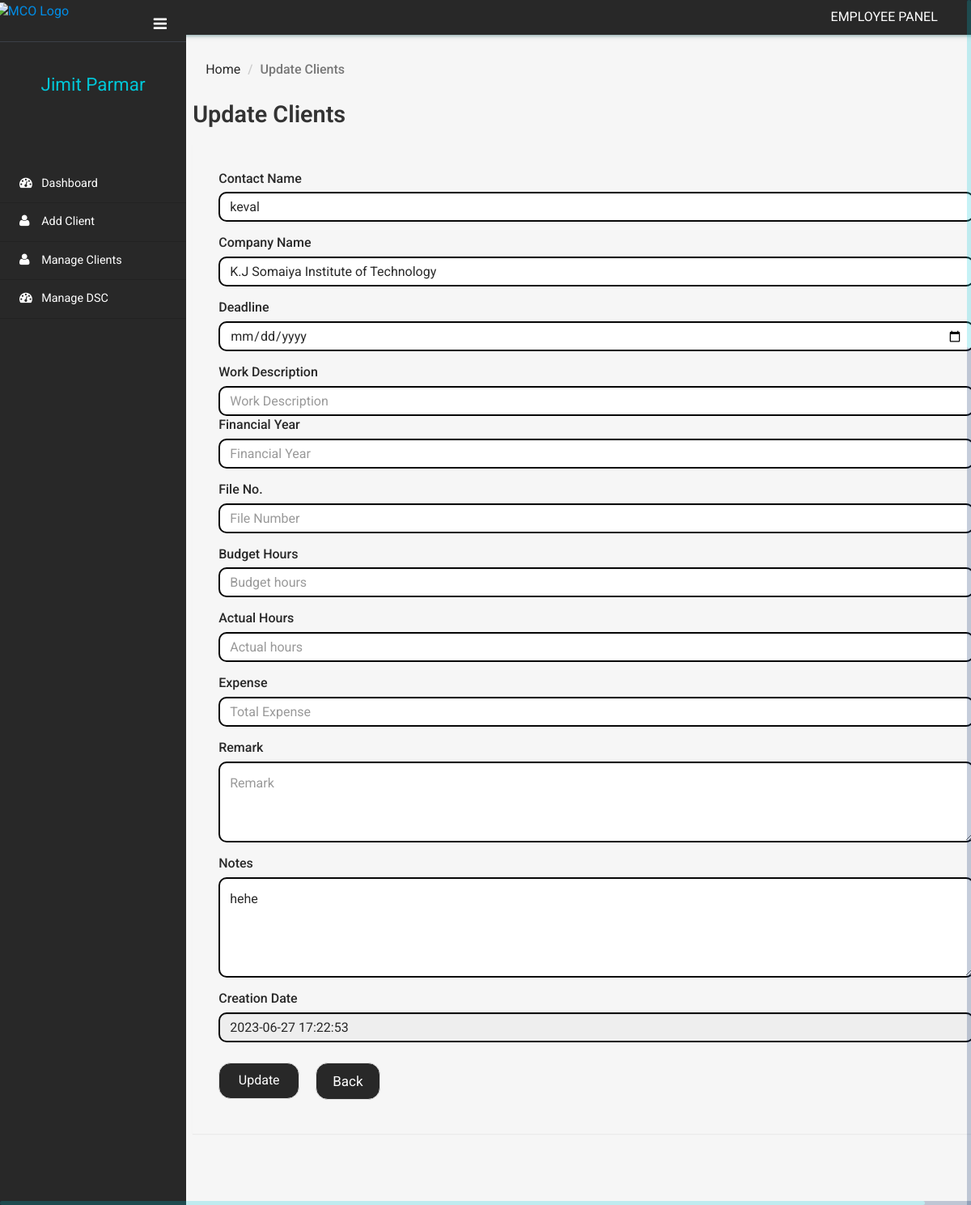
/clientms/client/edit-client-details.php?viewid=914300383 (signed in), run on an earlier commit of the app's database.
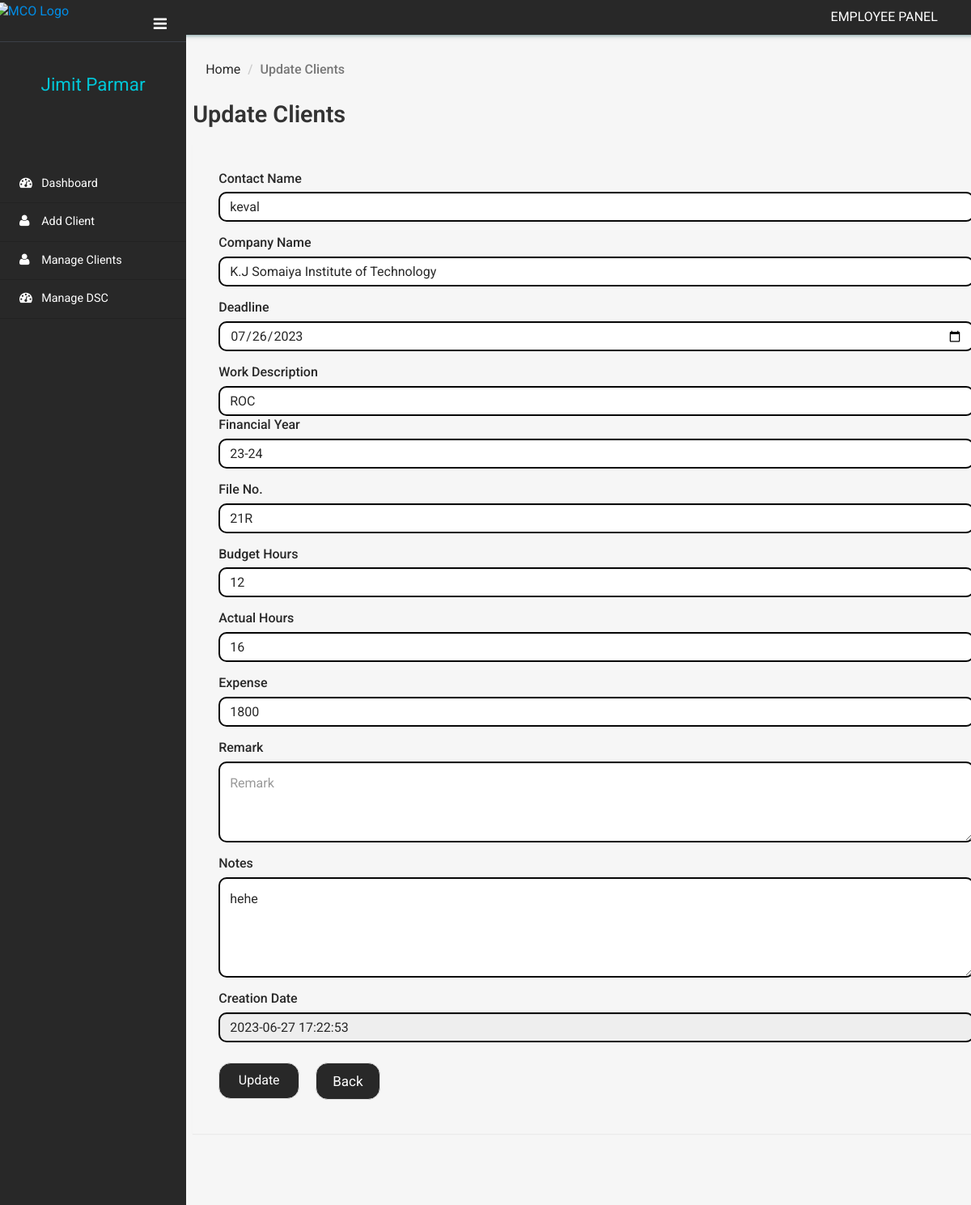
And on a later commit of the database.
### tables this page shows
CREATE TABLE `tblclient` (
  `ID` int(10) NOT NULL,
  `ContactName` varchar(30) DEFAULT NULL,
  `CompanyName` varchar(120) DEFAULT NULL,
  `Notes` mediumtext DEFAULT NULL,
  `ClientAddedBy` varchar(20) DEFAULT NULL,
  `deadline` date DEFAULT NULL,
  `Tag` varchar(20) DEFAULT NULL,
  `financialyear` varchar(15) DEFAULT NULL,
  `file` varchar(15) DEFAULT NULL,
  `budgethrs` int(10) DEFAULT NULL,
  `actualhrs` int(10) DEFAULT NULL,
  `expense` varchar(30) DEFAULT NULL,
  `remark` text DEFAULT NULL,
  `CreationDate` timestamp NULL DEFAULT current_timestamp(),
  `Status` varchar(20) NOT NULL DEFAULT 'Not Started',
  `PaymentStatus` varchar(12) NOT NULL DEFAULT 'Pending',
  `expiryDate1` date DEFAULT NULL,
  `expiryDate2` date DEFAULT NULL,
  `expiryDate3` date DEFAULT NULL
);

### clientms/client/edit-client-details.php (the view, shortened to what this page needs)
<?php
include('includes/dbconnection.php');
if (strlen($_SESSION['clientmsuid']==0)) {
  header('location:logout.php');
  } else{
  ?>
<!DOCTYPE HTML>
<html>
<head>
	<link href="css/bootstrap.min.css" rel='stylesheet' type='text/css' />
	<link href="css/style.css" rel='stylesheet' type='text/css' />
	<link href="css/font-awesome.css" rel="stylesheet">
	<link rel="stylesheet" href="css/icon-font.min.css" type='text/css' />
</head>
<body>
<div class="page-container">
<div class="left-content">
<div class="inner-content">
<?php include_once('includes/header.php');?>
<div class="outter-wp">
<div class="sub-heard-part">
<ol class="breadcrumb m-b-0">
<li><a href="dashboard.php">Home</a></li>
<li class="active">Update Clients</li>
</ol>
</div>
<div class="forms-main">
<h2 class="inner-tittle">Update Clients </h2>
<div class="graph-form">
	<?php
$eid=$_GET['viewid'];
$sql="SELECT * from tblclient where ID=:eid";
$query = $dbh -> prepare($sql);
$query->bindParam(':eid',$eid,PDO::PARAM_STR);
$query->execute();
$results=$query->fetchAll(PDO::FETCH_OBJ);
$cnt=1;
if($query->rowCount() > 0)
{
foreach($results as $row)
{               ?>
	<div class="form-group"> <label for="exampleInputEmail1">Contact Name</label> <input type="text" name="cname" value="<?php  echo $row->ContactName;?>" class="form-control" required='true'> </div>
	<div class="form-group"> <label for="exampleInputEmail1">Company Name</label> <input type="text" name="comname" value="<?php  echo $row->CompanyName;?>" class="form-control" required='true'> </div>
	<div class="form-group"> <label for="exampleInputEmail1">Deadline</label> <input type="date" name="deadline" value="<?php  echo $row->deadline;?>" class="form-control" required='true'> </div>
	<div>
	<label for="exampleInputEmail1">Work Description</label>
    <input type="text" name="Tag" value="<?php  echo $row->Tag;?>" placeholder="Work Description" class="form-control" required="true" onkeyup="convertToUppercase(this)">
	</div>
	<div class="form-group"> <label for="exampleInputEmail1">Financial Year</label> <input type="text" name="financialyear" value="<?php  echo $row->financialyear;?>" placeholder="Financial Year" class="form-control" required='true'> </div>
	<div class="form-group"> <label for="exampleInputEmail1">File No.</label> <input type="text" name="file" value="<?php  echo $row->file;?>" placeholder="File Number" class="form-control" required='true'> </div>
	<div class="form-group"> <label for="exampleInputEmail1">Budget Hours</label> <input type="text" name="budgethrs" value="<?php  echo $row->budgethrs;?>" placeholder="Budget hours" class="form-control" required='true'> </div>
	<div class="form-group"> <label for="exampleInputEmail1">Actual Hours</label> <input type="text" name="actualhrs" value="<?php  echo $row->actualhrs;?>" placeholder="Actual hours" class="form-control" required='true'> </div>
	<div class="form-group"> <label for="exampleInputEmail1">Expense</label> <input type="text" name="expense" value="<?php  echo $row->expense;?>" placeholder="Total Expense" class="form-control" required='true'> </div>
	<div class="form-group"> <label for="exampleInputEmail1">Remark</label> <textarea type="text" name="remark" placeholder="Remark" value="<?php  echo $row->remark;?>" class="form-control"  rows="3" cols="3"></textarea> </div>
	<div class="form-group"> <label for="exampleInputEmail1">Notes</label> <textarea type="text" name="notes" class="form-control" required='true' rows="4" cols="3"><?php  echo $row->Notes;?></textarea> </div>
	<div class="form-group"> <label for="exampleInputPassword1">Creation Date</label> <input type="text" name="" value="<?php  echo $row->CreationDate;?>" required='true' class="form-control" readonly='true'> </div>
	<?php $cnt=$cnt+1;}} ?>
	 <button type="submit" class="btn btn-default" name="submit" id="submit">Update</button><input type="button" class="btn btn-default" value="Back" onClick="history.back();return true;"style="border-radius:15px ;background-color:#282828;color:#fff;"> </form>
</div>
</div>
</div>
</div>
</div>
<?php include_once('includes/sidebar.php');?>
<div class="clearfix"></div>
</div>
</body>
</html>
<?php }  ?>

What changed in the data, as far as the page shows it:
changed tblclient "keval": deadline (not shown) → "07/26/2023"; Tag (not shown) → "ROC"; financialyear (not shown) → "23-24"; file (not shown) → "21R"; budgethrs (not shown) → "12"; actualhrs (not shown) → "16"; expense (not shown) → "1800"
